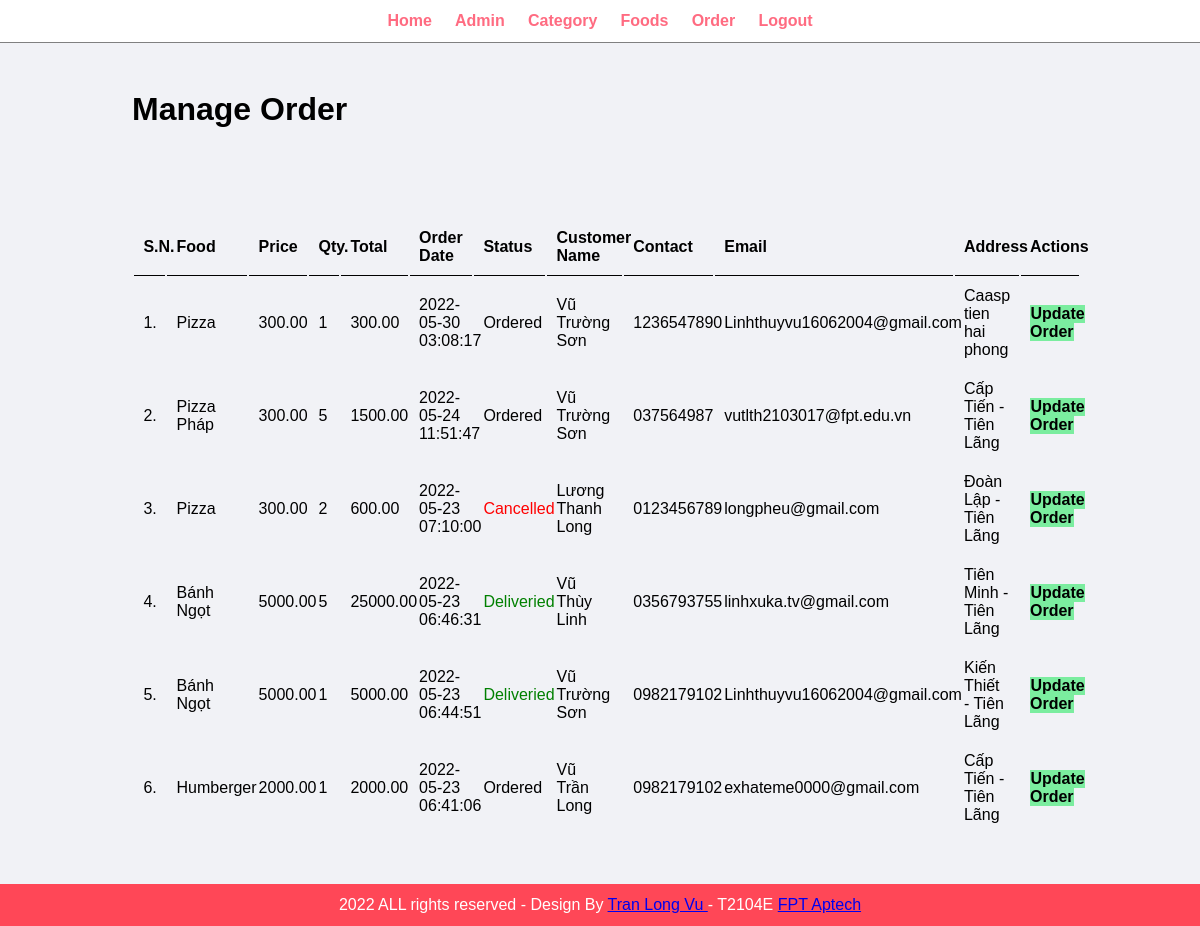
The page /admin/manage-order.php (signed in) on the database its author committed.
### tables this page shows
CREATE TABLE `tbl_order` (
  `id` int(10) UNSIGNED NOT NULL,
  `food` varchar(150) NOT NULL,
  `price` decimal(10,2) NOT NULL,
  `qty` int(11) NOT NULL,
  `total` decimal(10,2) NOT NULL,
  `order_date` datetime NOT NULL,
  `status` varchar(50) NOT NULL,
  `customer_name` varchar(150) NOT NULL,
  `customer_contact` varchar(20) NOT NULL,
  `customer_email` varchar(150) NOT NULL,
  `customer_address` varchar(255) NOT NULL
);

### admin/manage-order.php (the view, shortened to what this page needs)
<?php
    include('partials/menu.php');
?>
<div class="main-content">
    <div class="wrapper">
        <h1>Manage Order</h1>
        <br /><br /><br />
        <br><br>
            <table class="tbl-full">
                <tr>
                    <th>S.N. </th>
                    <th> Food </th>
                    <th> Price </th>
                    <th> Qty. </th>
                    <th> Total </th>
                    <th> Order Date</th>
                    <th> Status </th>
                    <th> Customer Name</th>
                    <th> Contact </th>
                    <th> Email </th>
                    <th> Address </th>
                    <th> Actions </th>
                </tr>
                <?php
                    $sql = "SELECT * FROM tbl_order ORDER BY id DESC";
                    $res = mysqli_query($conn , $sql);
                    $count = mysqli_num_rows($res);
                    $sn = 1;
                    if($count > 0)
                    {
                        while($row = mysqli_fetch_assoc($res))
                        {
                            $id = $row['id'];
                            $food = $row['food'];
                            $price = $row['price'];
                            $qty = $row['qty'];
                            $total = $row['total'];
                            $order_date = $row['order_date'];
                            $status = $row['status'];
                            $customer_name = $row['customer_name'];
                            $customer_contact = $row['customer_contact'];
                            $customer_email = $row['customer_email'];
                            $customer_address = $row['customer_address'];
                            ?>
                                <tr>
                                    <td><?php echo $sn++; ?>.</td>
                                    <td><?php echo $food; ?></td>
                                    <td><?php echo $price; ?></td>
                                    <td><?php echo $qty; ?></td>
                                    <td><?php echo $total; ?></td>
                                    <td><?php echo $order_date; ?></td>
                                    <td>
                                        <?php
                                            if($status == "Ordered")
                                            {
                                                echo "<label>$status</label>";
                                            }
                                            else if($status == "On Delivery")
                                            {
                                                echo "<label style='color: orange;'>$status</label>";
                                            }
                                            else if($status == "Deliveried")
                                            {
                                                echo "<label style='color: green;'>$status</label>";
                                            }
                                            else if($status == "Cancelled")
                                            {
                                                echo "<label style='color: red;'>$status</label>";
                                            }
                                        ?>
                                    </td>
                                    <td><?php echo $customer_name; ?></td>
                                    <td><?php echo $customer_contact; ?></td>
                                    <td><?php echo $customer_email; ?></td>
                                    <td><?php echo $customer_address; ?></td>
                                    <td>
                                    <a href="<?php echo SITEURL; ?>admin/update-order.php?id=<?php echo $id; ?>" class="btn-secondary">Update Order</a>
                                    </td>
                                </tr>
                            <?php
                        }
                    }
                    else
                    {
                        echo "<tr><td colspan='12' class='error' >Order not available!!!!</td></tr>";
                    }
                ?>
            </table>
    </div>
</div>
<?php
    include('partials/footer.php');
?>

### css/admin.css (style rules this page uses)
* { margin: 0; padding: 0; box-sizing: border-box; font-family: Arial, Helvetica, sans-serif; }
.wrapper { padding: 1%; width: 80%; margin: 0 auto; }
.tbl-full { width: 100%; }
table tr th { border-bottom:1px solid black ; padding: 1%; text-align: left; }
table tr td { padding: 1%; }
.btn-secondary { background-color: #7bed9f; padding: 1%; color: black; text-decoration: none; font-weight: bold; }
.main-content { background-color: #f1f2f6; padding: 3% 0; }

### rows shown on the page
tbl_order: food "Pizza", price "300.00", qty "1", total "300.00", order_date "2022-05-30 03:08:17", status "Ordered", customer_name "Vũ Trường Sơn", customer_contact "1236547890", customer_email "Linhthuyvu16062004@gmail.com", customer_address "Caasp tien hai phong"
tbl_order: food "Pizza Pháp", price "300.00", qty "5", total "1500.00", order_date "2022-05-24 11:51:47", status "Ordered", customer_name "Vũ Trường Sơn", customer_contact "037564987", customer_email "vutlth2103017@fpt.edu.vn", customer_address "Cấp Tiến - Tiên Lãng"
tbl_order: food "Pizza", price "300.00", qty "2", total "600.00", order_date "2022-05-23 07:10:00", status "Cancelled", customer_name "Lương Thanh Long", customer_contact "0123456789", customer_email "longpheu@gmail.com", customer_address "Đoàn Lập - Tiên Lãng"
tbl_order: food "Bánh Ngọt", price "5000.00", qty "5", total "25000.00", order_date "2022-05-23 06:46:31", status "Deliveried", customer_name "Vũ Thùy Linh", customer_contact "0356793755", customer_email "linhxuka.tv@gmail.com", customer_address "Tiên Minh - Tiên Lãng"
tbl_order: food "Bánh Ngọt", price "5000.00", qty "1", total "5000.00", order_date "2022-05-23 06:44:51", status "Deliveried", customer_name "Vũ Trường Sơn", customer_contact "0982179102", customer_email "Linhthuyvu16062004@gmail.com", customer_address "Kiến Thiết - Tiên Lãng"
tbl_order: food "Humberger", price "2000.00", qty "1", total "2000.00", order_date "2022-05-23 06:41:06", status "Ordered", customer_name "Vũ Trần Long", customer_contact "0982179102", customer_email "exhateme0000@gmail.com", customer_address "Cấp Tiến - Tiên Lãng"
